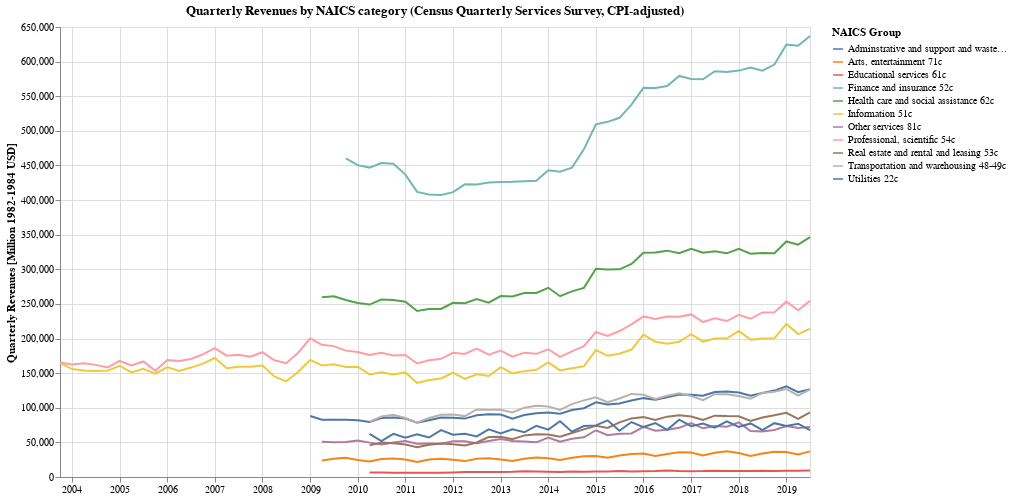

Here is the notebook cell this chart was saved with:
### Markdown cell above
### What is the inflation-adjusted revenue trend compared accross industries?

### Code cell
alt.Chart(adj_categories_agg).mark_line().encode(
    alt.X('dt', axis=alt.Axis(title=None)),
    alt.Y('value_adj:Q', axis=alt.Axis(title='Quarterly Revenues [Million 1982-1984 USD]')),
    alt.Color('variable:N', title="NAICS Group")
).properties(
    title="Quarterly Revenues by NAICS category (Census Quarterly Services Survey, CPI-adjusted)",
    width=750,
    height=450
)

### Figure 1 — Vega-Lite specification as saved in the notebook (floating-point values rounded to 4 significant figures; data arrays with more than 128 entries replaced by an {"elided": "..."} marker saying what was removed)
{"config": {"view": {"continuousWidth": 400, "continuousHeight": 300}}, "data": {"name": "data-371555a6bbd37d8981d6df103f91be1c"}, "mark": "line", "encoding": {"color": {"type": "nominal", "field": "variable", "title": "NAICS Group"}, "x": {"type": "temporal", "axis": {"title": null}, "field": "dt"}, "y": {"type": "quantitative", "axis": {"title": "Quarterly Revenues [Million 1982-1984 USD]"}, "field": "value_adj"}}, "height": 450, "title": "Quarterly Revenues by NAICS category (Census Quarterly Services Survey, CPI-adjusted)", "width": 750, "$schema": "https://vega.github.io/schema/vega-lite/v4.0.2.json", "datasets": {"data-371555a6bbd37d8981d6df103f91be1c": {"elided": "704 records"}}}
